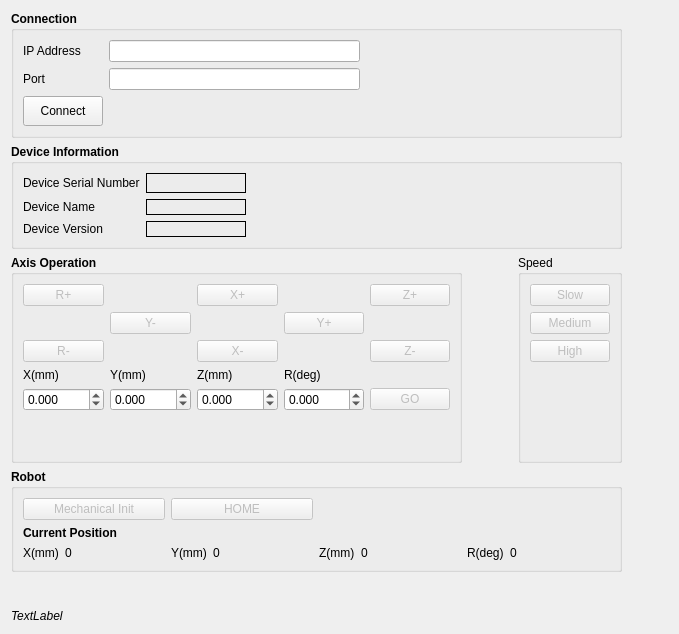
<?xml version="1.0" encoding="UTF-8"?>
<ui version="4.0">
 <class>TechmanControlForm</class>
 <widget class="QWidget" name="TechmanControlForm">
  <property name="geometry">
   <rect>
    <x>0</x>
    <y>0</y>
    <width>679</width>
    <height>634</height>
   </rect>
  </property>
  <property name="windowTitle">
   <string>Form</string>
  </property>
  <layout class="QGridLayout" name="gridLayout_6">
   <item row="3" column="0">
    <widget class="QGroupBox" name="groupBox_3">
     <property name="font">
      <font>
       <weight>75</weight>
       <bold>true</bold>
      </font>
     </property>
     <property name="title">
      <string>Robot</string>
     </property>
     <layout class="QGridLayout" name="gridLayout_3">
      <item row="2" column="0">
       <layout class="QHBoxLayout" name="horizontalLayout_3">
        <item>
         <widget class="QLabel" name="label_2">
          <property name="font">
           <font>
            <weight>50</weight>
            <bold>false</bold>
           </font>
          </property>
          <property name="text">
           <string>X(mm)</string>
          </property>
         </widget>
        </item>
        <item>
         <widget class="QLabel" name="xLabel">
          <property name="enabled">
           <bool>true</bool>
          </property>
          <property name="minimumSize">
           <size>
            <width>100</width>
            <height>0</height>
           </size>
          </property>
          <property name="font">
           <font>
            <weight>50</weight>
            <bold>false</bold>
           </font>
          </property>
          <property name="text">
           <string>0</string>
          </property>
         </widget>
        </item>
       </layout>
      </item>
      <item row="0" column="1">
       <widget class="QPushButton" name="ctrlBtnHome">
        <property name="enabled">
         <bool>false</bool>
        </property>
        <property name="minimumSize">
         <size>
          <width>0</width>
          <height>0</height>
         </size>
        </property>
        <property name="font">
         <font>
          <weight>50</weight>
          <bold>false</bold>
         </font>
        </property>
        <property name="text">
         <string>HOME</string>
        </property>
       </widget>
      </item>
      <item row="2" column="1">
       <layout class="QHBoxLayout" name="horizontalLayout_4">
        <item>
         <widget class="QLabel" name="label_6">
          <property name="font">
           <font>
            <weight>50</weight>
            <bold>false</bold>
           </font>
          </property>
          <property name="text">
           <string>Y(mm)</string>
          </property>
         </widget>
        </item>
        <item>
         <widget class="QLabel" name="yLabel">
          <property name="minimumSize">
           <size>
            <width>100</width>
            <height>0</height>
           </size>
          </property>
          <property name="font">
           <font>
            <weight>50</weight>
            <bold>false</bold>
           </font>
          </property>
          <property name="text">
           <string>0</string>
          </property>
         </widget>
        </item>
       </layout>
      </item>
      <item row="0" column="0">
       <widget class="QPushButton" name="ctrlBtnMechanicalInitialize">
        <property name="enabled">
         <bool>false</bool>
        </property>
        <property name="font">
         <font>
          <weight>50</weight>
          <bold>false</bold>
         </font>
        </property>
        <property name="text">
         <string>Mechanical Init</string>
        </property>
       </widget>
      </item>
      <item row="2" column="3">
       <layout class="QHBoxLayout" name="horizontalLayout_6">
        <item>
         <widget class="QLabel" name="label_14">
          <property name="font">
           <font>
            <weight>50</weight>
            <bold>false</bold>
           </font>
          </property>
          <property name="text">
           <string>R(deg)</string>
          </property>
         </widget>
        </item>
        <item>
         <widget class="QLabel" name="rLabel">
          <property name="minimumSize">
           <size>
            <width>100</width>
            <height>0</height>
           </size>
          </property>
          <property name="font">
           <font>
            <weight>50</weight>
            <bold>false</bold>
           </font>
          </property>
          <property name="text">
           <string>0</string>
          </property>
         </widget>
        </item>
       </layout>
      </item>
      <item row="1" column="0">
       <widget class="QLabel" name="label">
        <property name="text">
         <string>Current Position</string>
        </property>
       </widget>
      </item>
      <item row="2" column="2">
       <layout class="QHBoxLayout" name="horizontalLayout_5">
        <item>
         <widget class="QLabel" name="label_7">
          <property name="font">
           <font>
            <weight>50</weight>
            <bold>false</bold>
           </font>
          </property>
          <property name="text">
           <string>Z(mm)</string>
          </property>
         </widget>
        </item>
        <item>
         <widget class="QLabel" name="zLabel">
          <property name="minimumSize">
           <size>
            <width>100</width>
            <height>0</height>
           </size>
          </property>
          <property name="font">
           <font>
            <weight>50</weight>
            <bold>false</bold>
           </font>
          </property>
          <property name="text">
           <string>0</string>
          </property>
         </widget>
        </item>
       </layout>
      </item>
     </layout>
    </widget>
   </item>
   <item row="1" column="0">
    <widget class="QGroupBox" name="groupBox_4">
     <property name="font">
      <font>
       <weight>75</weight>
       <bold>true</bold>
      </font>
     </property>
     <property name="title">
      <string>Device Information</string>
     </property>
     <layout class="QGridLayout" name="gridLayout">
      <item row="2" column="1">
       <widget class="QLabel" name="DeviceInfoLabel">
        <property name="minimumSize">
         <size>
          <width>100</width>
          <height>0</height>
         </size>
        </property>
        <property name="frameShape">
         <enum>QFrame::Panel</enum>
        </property>
        <property name="frameShadow">
         <enum>QFrame::Plain</enum>
        </property>
        <property name="text">
         <string/>
        </property>
       </widget>
      </item>
      <item row="0" column="0">
       <widget class="QLabel" name="label_9">
        <property name="font">
         <font>
          <weight>50</weight>
          <bold>false</bold>
         </font>
        </property>
        <property name="text">
         <string>Device Serial Number</string>
        </property>
       </widget>
      </item>
      <item row="0" column="2">
       <spacer name="horizontalSpacer_2">
        <property name="orientation">
         <enum>Qt::Horizontal</enum>
        </property>
        <property name="sizeHint" stdset="0">
         <size>
          <width>40</width>
          <height>20</height>
         </size>
        </property>
       </spacer>
      </item>
      <item row="0" column="1">
       <widget class="QLabel" name="deviceSNLabel">
        <property name="minimumSize">
         <size>
          <width>100</width>
          <height>0</height>
         </size>
        </property>
        <property name="frameShape">
         <enum>QFrame::Panel</enum>
        </property>
        <property name="text">
         <string/>
        </property>
       </widget>
      </item>
      <item row="2" column="0">
       <widget class="QLabel" name="label_11">
        <property name="font">
         <font>
          <weight>50</weight>
          <bold>false</bold>
         </font>
        </property>
        <property name="text">
         <string>Device Version</string>
        </property>
       </widget>
      </item>
      <item row="1" column="1">
       <widget class="QLabel" name="DeviceNameLabel">
        <property name="minimumSize">
         <size>
          <width>100</width>
          <height>0</height>
         </size>
        </property>
        <property name="frameShape">
         <enum>QFrame::Panel</enum>
        </property>
        <property name="text">
         <string/>
        </property>
        <property name="textFormat">
         <enum>Qt::AutoText</enum>
        </property>
       </widget>
      </item>
      <item row="1" column="0">
       <widget class="QLabel" name="label_10">
        <property name="font">
         <font>
          <weight>50</weight>
          <bold>false</bold>
         </font>
        </property>
        <property name="text">
         <string>Device Name</string>
        </property>
       </widget>
      </item>
     </layout>
    </widget>
   </item>
   <item row="5" column="0">
    <widget class="QLabel" name="ctrlLabelStatus">
     <property name="font">
      <font>
       <italic>true</italic>
      </font>
     </property>
     <property name="text">
      <string>TextLabel</string>
     </property>
    </widget>
   </item>
   <item row="4" column="0">
    <spacer name="verticalSpacer_3">
     <property name="orientation">
      <enum>Qt::Vertical</enum>
     </property>
     <property name="sizeHint" stdset="0">
      <size>
       <width>20</width>
       <height>1</height>
      </size>
     </property>
    </spacer>
   </item>
   <item row="2" column="0">
    <layout class="QHBoxLayout" name="horizontalLayout_2">
     <item>
      <widget class="QGroupBox" name="groupBox">
       <property name="font">
        <font>
         <weight>75</weight>
         <bold>true</bold>
        </font>
       </property>
       <property name="title">
        <string>Axis Operation</string>
       </property>
       <layout class="QGridLayout" name="gridLayout_4">
        <item row="0" column="4">
         <widget class="QPushButton" name="ctrlBtnZAdd">
          <property name="enabled">
           <bool>false</bool>
          </property>
          <property name="font">
           <font>
            <weight>50</weight>
            <bold>false</bold>
           </font>
          </property>
          <property name="text">
           <string>Z+</string>
          </property>
         </widget>
        </item>
        <item row="5" column="2">
         <spacer name="verticalSpacer_2">
          <property name="orientation">
           <enum>Qt::Vertical</enum>
          </property>
          <property name="sizeHint" stdset="0">
           <size>
            <width>20</width>
            <height>40</height>
           </size>
          </property>
         </spacer>
        </item>
        <item row="2" column="4">
         <widget class="QPushButton" name="ctrlBtnZSub">
          <property name="enabled">
           <bool>false</bool>
          </property>
          <property name="font">
           <font>
            <weight>50</weight>
            <bold>false</bold>
           </font>
          </property>
          <property name="text">
           <string>Z-</string>
          </property>
         </widget>
        </item>
        <item row="4" column="0">
         <widget class="QDoubleSpinBox" name="ctrlDsbPtpX">
          <property name="minimumSize">
           <size>
            <width>80</width>
            <height>0</height>
           </size>
          </property>
          <property name="font">
           <font>
            <weight>50</weight>
            <bold>false</bold>
           </font>
          </property>
          <property name="decimals">
           <number>3</number>
          </property>
          <property name="minimum">
           <double>-9999.000000000000000</double>
          </property>
          <property name="maximum">
           <double>9999.000000000000000</double>
          </property>
         </widget>
        </item>
        <item row="4" column="2">
         <widget class="QDoubleSpinBox" name="ctrlDsbPtpZ">
          <property name="minimumSize">
           <size>
            <width>80</width>
            <height>0</height>
           </size>
          </property>
          <property name="font">
           <font>
            <weight>50</weight>
            <bold>false</bold>
           </font>
          </property>
          <property name="decimals">
           <number>3</number>
          </property>
          <property name="minimum">
           <double>-9999.000000000000000</double>
          </property>
          <property name="maximum">
           <double>9999.000000000000000</double>
          </property>
         </widget>
        </item>
        <item row="2" column="0">
         <widget class="QPushButton" name="ctrlBtnRSub">
          <property name="enabled">
           <bool>false</bool>
          </property>
          <property name="font">
           <font>
            <weight>50</weight>
            <bold>false</bold>
           </font>
          </property>
          <property name="text">
           <string>R-</string>
          </property>
         </widget>
        </item>
        <item row="3" column="3">
         <widget class="QLabel" name="label_20">
          <property name="font">
           <font>
            <weight>50</weight>
            <bold>false</bold>
           </font>
          </property>
          <property name="text">
           <string>R(deg)</string>
          </property>
         </widget>
        </item>
        <item row="3" column="1">
         <widget class="QLabel" name="label_18">
          <property name="font">
           <font>
            <weight>50</weight>
            <bold>false</bold>
           </font>
          </property>
          <property name="text">
           <string>Y(mm)</string>
          </property>
         </widget>
        </item>
        <item row="4" column="1">
         <widget class="QDoubleSpinBox" name="ctrlDsbPtpY">
          <property name="minimumSize">
           <size>
            <width>80</width>
            <height>0</height>
           </size>
          </property>
          <property name="font">
           <font>
            <weight>50</weight>
            <bold>false</bold>
           </font>
          </property>
          <property name="decimals">
           <number>3</number>
          </property>
          <property name="minimum">
           <double>-9999.000000000000000</double>
          </property>
          <property name="maximum">
           <double>9999.000000000000000</double>
          </property>
         </widget>
        </item>
        <item row="4" column="4">
         <widget class="QPushButton" name="sendBtn">
          <property name="enabled">
           <bool>false</bool>
          </property>
          <property name="font">
           <font>
            <weight>50</weight>
            <bold>false</bold>
           </font>
          </property>
          <property name="text">
           <string>GO</string>
          </property>
         </widget>
        </item>
        <item row="0" column="0">
         <widget class="QPushButton" name="ctrlBtnRAdd">
          <property name="enabled">
           <bool>false</bool>
          </property>
          <property name="font">
           <font>
            <weight>50</weight>
            <bold>false</bold>
           </font>
          </property>
          <property name="text">
           <string>R+</string>
          </property>
         </widget>
        </item>
        <item row="3" column="0">
         <widget class="QLabel" name="label_17">
          <property name="font">
           <font>
            <weight>50</weight>
            <bold>false</bold>
           </font>
          </property>
          <property name="text">
           <string>X(mm)</string>
          </property>
         </widget>
        </item>
        <item row="3" column="2">
         <widget class="QLabel" name="label_19">
          <property name="font">
           <font>
            <weight>50</weight>
            <bold>false</bold>
           </font>
          </property>
          <property name="text">
           <string>Z(mm)</string>
          </property>
         </widget>
        </item>
        <item row="4" column="3">
         <widget class="QDoubleSpinBox" name="ctrlDsbPtpR">
          <property name="minimumSize">
           <size>
            <width>80</width>
            <height>0</height>
           </size>
          </property>
          <property name="font">
           <font>
            <weight>50</weight>
            <bold>false</bold>
           </font>
          </property>
          <property name="decimals">
           <number>3</number>
          </property>
          <property name="minimum">
           <double>-360.000000000000000</double>
          </property>
          <property name="maximum">
           <double>360.000000000000000</double>
          </property>
          <property name="value">
           <double>0.000000000000000</double>
          </property>
         </widget>
        </item>
        <item row="0" column="2">
         <widget class="QPushButton" name="ctrlBtnXAdd">
          <property name="enabled">
           <bool>false</bool>
          </property>
          <property name="font">
           <font>
            <weight>50</weight>
            <bold>false</bold>
           </font>
          </property>
          <property name="text">
           <string>X+</string>
          </property>
         </widget>
        </item>
        <item row="2" column="2">
         <widget class="QPushButton" name="ctrlBtnXSub">
          <property name="enabled">
           <bool>false</bool>
          </property>
          <property name="font">
           <font>
            <weight>50</weight>
            <bold>false</bold>
           </font>
          </property>
          <property name="text">
           <string>X-</string>
          </property>
         </widget>
        </item>
        <item row="1" column="3">
         <widget class="QPushButton" name="ctrlBtnYAdd">
          <property name="enabled">
           <bool>false</bool>
          </property>
          <property name="font">
           <font>
            <weight>50</weight>
            <bold>false</bold>
           </font>
          </property>
          <property name="text">
           <string>Y+</string>
          </property>
         </widget>
        </item>
        <item row="1" column="1">
         <widget class="QPushButton" name="ctrlBtnYSub">
          <property name="enabled">
           <bool>false</bool>
          </property>
          <property name="font">
           <font>
            <weight>50</weight>
            <bold>false</bold>
           </font>
          </property>
          <property name="text">
           <string>Y-</string>
          </property>
         </widget>
        </item>
       </layout>
      </widget>
     </item>
     <item>
      <spacer name="horizontalSpacer">
       <property name="orientation">
        <enum>Qt::Horizontal</enum>
       </property>
       <property name="sizeHint" stdset="0">
        <size>
         <width>40</width>
         <height>20</height>
        </size>
       </property>
      </spacer>
     </item>
     <item>
      <widget class="QGroupBox" name="groupBox_5">
       <property name="title">
        <string>Speed</string>
       </property>
       <layout class="QGridLayout" name="gridLayout_5">
        <item row="1" column="0">
         <widget class="QPushButton" name="ctrlBtnSpeedMedium">
          <property name="enabled">
           <bool>false</bool>
          </property>
          <property name="font">
           <font>
            <weight>50</weight>
            <bold>false</bold>
           </font>
          </property>
          <property name="text">
           <string>Medium</string>
          </property>
         </widget>
        </item>
        <item row="2" column="0">
         <widget class="QPushButton" name="ctrlBtnSpeedHigh">
          <property name="enabled">
           <bool>false</bool>
          </property>
          <property name="font">
           <font>
            <weight>50</weight>
            <bold>false</bold>
           </font>
          </property>
          <property name="text">
           <string>High</string>
          </property>
         </widget>
        </item>
        <item row="0" column="0">
         <widget class="QPushButton" name="ctrlBtnSpeedLow">
          <property name="enabled">
           <bool>false</bool>
          </property>
          <property name="font">
           <font>
            <weight>50</weight>
            <bold>false</bold>
           </font>
          </property>
          <property name="text">
           <string>Slow</string>
          </property>
         </widget>
        </item>
        <item row="3" column="0">
         <spacer name="verticalSpacer">
          <property name="orientation">
           <enum>Qt::Vertical</enum>
          </property>
          <property name="sizeHint" stdset="0">
           <size>
            <width>20</width>
            <height>40</height>
           </size>
          </property>
         </spacer>
        </item>
       </layout>
      </widget>
     </item>
    </layout>
   </item>
   <item row="0" column="0">
    <layout class="QHBoxLayout" name="horizontalLayout">
     <item>
      <widget class="QGroupBox" name="groupBox_6">
       <property name="font">
        <font>
         <weight>75</weight>
         <bold>true</bold>
        </font>
       </property>
       <property name="title">
        <string>Connection</string>
       </property>
       <layout class="QGridLayout" name="gridLayout_2">
        <item row="0" column="1">
         <widget class="QLineEdit" name="ctrlLineEditIPAddress"/>
        </item>
        <item row="0" column="0">
         <widget class="QLabel" name="label_13">
          <property name="font">
           <font>
            <weight>50</weight>
            <bold>false</bold>
           </font>
          </property>
          <property name="text">
           <string>IP Address</string>
          </property>
         </widget>
        </item>
        <item row="1" column="1">
         <widget class="QLineEdit" name="ctrlLineEditPort"/>
        </item>
        <item row="1" column="0">
         <widget class="QLabel" name="label_12">
          <property name="font">
           <font>
            <weight>50</weight>
            <bold>false</bold>
           </font>
          </property>
          <property name="text">
           <string>Port</string>
          </property>
         </widget>
        </item>
        <item row="2" column="0">
         <widget class="QPushButton" name="connectBtn">
          <property name="minimumSize">
           <size>
            <width>0</width>
            <height>30</height>
           </size>
          </property>
          <property name="font">
           <font>
            <weight>50</weight>
            <bold>false</bold>
           </font>
          </property>
          <property name="text">
           <string>Connect</string>
          </property>
         </widget>
        </item>
        <item row="0" column="2">
         <spacer name="horizontalSpacer_3">
          <property name="orientation">
           <enum>Qt::Horizontal</enum>
          </property>
          <property name="sizeHint" stdset="0">
           <size>
            <width>40</width>
            <height>20</height>
           </size>
          </property>
         </spacer>
        </item>
       </layout>
      </widget>
     </item>
    </layout>
   </item>
   <item row="2" column="1">
    <spacer name="horizontalSpacer_4">
     <property name="orientation">
      <enum>Qt::Horizontal</enum>
     </property>
     <property name="sizeHint" stdset="0">
      <size>
       <width>40</width>
       <height>20</height>
      </size>
     </property>
    </spacer>
   </item>
  </layout>
 </widget>
 <resources/>
 <connections/>
</ui>
